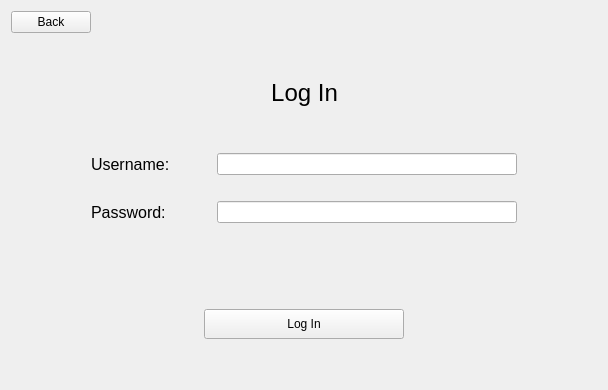
      <widget class="QWidget" name="log_in_form_page">
       <layout class="QVBoxLayout" name="verticalLayout_5">
        <item>
         <layout class="QVBoxLayout" name="verticalLayout_2">
          <item>
           <layout class="QHBoxLayout" name="horizontalLayout_6">
            <item>
             <widget class="QPushButton" name="backButton_2">
              <property name="text">
               <string>Back</string>
              </property>
             </widget>
            </item>
            <item>
             <spacer name="horizontalSpacer_61">
              <property name="orientation">
               <enum>Qt::Horizontal</enum>
              </property>
              <property name="sizeHint" stdset="0">
               <size>
                <width>40</width>
                <height>20</height>
               </size>
              </property>
             </spacer>
            </item>
            <item>
             <spacer name="horizontalSpacer_62">
              <property name="orientation">
               <enum>Qt::Horizontal</enum>
              </property>
              <property name="sizeHint" stdset="0">
               <size>
                <width>40</width>
                <height>20</height>
               </size>
              </property>
             </spacer>
            </item>
            <item>
             <spacer name="horizontalSpacer_63">
              <property name="orientation">
               <enum>Qt::Horizontal</enum>
              </property>
              <property name="sizeHint" stdset="0">
               <size>
                <width>40</width>
                <height>20</height>
               </size>
              </property>
             </spacer>
            </item>
           </layout>
          </item>
          <item>
           <spacer name="verticalSpacer">
            <property name="orientation">
             <enum>Qt::Vertical</enum>
            </property>
            <property name="sizeHint" stdset="0">
             <size>
              <width>20</width>
              <height>40</height>
             </size>
            </property>
           </spacer>
          </item>
          <item>
           <layout class="QHBoxLayout" name="horizontalLayout_4">
            <item>
             <spacer name="horizontalSpacer_3">
              <property name="orientation">
               <enum>Qt::Horizontal</enum>
              </property>
              <property name="sizeHint" stdset="0">
               <size>
                <width>40</width>
                <height>20</height>
               </size>
              </property>
             </spacer>
            </item>
            <item>
             <widget class="QLabel" name="label_log_in">
              <property name="font">
               <font>
                <pointsize>18</pointsize>
               </font>
              </property>
              <property name="text">
               <string>Log In</string>
              </property>
              <property name="alignment">
               <set>Qt::AlignCenter</set>
              </property>
             </widget>
            </item>
            <item>
             <spacer name="horizontalSpacer_4">
              <property name="orientation">
               <enum>Qt::Horizontal</enum>
              </property>
              <property name="sizeHint" stdset="0">
               <size>
                <width>40</width>
                <height>20</height>
               </size>
              </property>
             </spacer>
            </item>
           </layout>
          </item>
          <item>
           <spacer name="horizontalSpacer_12">
            <property name="orientation">
             <enum>Qt::Horizontal</enum>
            </property>
            <property name="sizeHint" stdset="0">
             <size>
              <width>40</width>
              <height>20</height>
             </size>
            </property>
           </spacer>
          </item>
          <item>
           <spacer name="horizontalSpacer_13">
            <property name="orientation">
             <enum>Qt::Horizontal</enum>
            </property>
            <property name="sizeHint" stdset="0">
             <size>
              <width>40</width>
              <height>20</height>
             </size>
            </property>
           </spacer>
          </item>
          <item>
           <layout class="QHBoxLayout" name="horizontalLayout_2">
            <item>
             <spacer name="horizontalSpacer_16">
              <property name="orientation">
               <enum>Qt::Horizontal</enum>
              </property>
              <property name="sizeHint" stdset="0">
               <size>
                <width>40</width>
                <height>20</height>
               </size>
              </property>
             </spacer>
            </item>
            <item>
             <spacer name="horizontalSpacer_6">
              <property name="orientation">
               <enum>Qt::Horizontal</enum>
              </property>
              <property name="sizeHint" stdset="0">
               <size>
                <width>40</width>
                <height>20</height>
               </size>
              </property>
             </spacer>
            </item>
            <item>
             <widget class="QLabel" name="label_username_log_in">
              <property name="font">
               <font>
                <pointsize>12</pointsize>
               </font>
              </property>
              <property name="text">
               <string>Username:</string>
              </property>
             </widget>
            </item>
            <item>
             <spacer name="horizontalSpacer_5">
              <property name="orientation">
               <enum>Qt::Horizontal</enum>
              </property>
              <property name="sizeHint" stdset="0">
               <size>
                <width>40</width>
                <height>20</height>
               </size>
              </property>
             </spacer>
            </item>
            <item>
             <widget class="QLineEdit" name="input_username_log_in">
              <property name="minimumSize">
               <size>
                <width>300</width>
                <height>0</height>
               </size>
              </property>
             </widget>
            </item>
            <item>
             <spacer name="horizontalSpacer_18">
              <property name="orientation">
               <enum>Qt::Horizontal</enum>
              </property>
              <property name="sizeHint" stdset="0">
               <size>
                <width>40</width>
                <height>20</height>
               </size>
              </property>
             </spacer>
            </item>
            <item>
             <spacer name="horizontalSpacer_7">
              <property name="orientation">
               <enum>Qt::Horizontal</enum>
              </property>
              <property name="sizeHint" stdset="0">
               <size>
                <width>40</width>
                <height>20</height>
               </size>
              </property>
             </spacer>
            </item>
           </layout>
          </item>
          <item>
           <spacer name="horizontalSpacer_11">
            <property name="orientation">
             <enum>Qt::Horizontal</enum>
            </property>
            <property name="sizeHint" stdset="0">
             <size>
              <width>40</width>
              <height>20</height>
             </size>
            </property>
           </spacer>
          </item>
          <item>
           <layout class="QHBoxLayout" name="horizontalLayout_3">
            <item>
             <spacer name="horizontalSpacer_17">
              <property name="orientation">
               <enum>Qt::Horizontal</enum>
              </property>
              <property name="sizeHint" stdset="0">
               <size>
                <width>40</width>
                <height>20</height>
               </size>
              </property>
             </spacer>
            </item>
            <item>
             <spacer name="horizontalSpacer_9">
              <property name="orientation">
               <enum>Qt::Horizontal</enum>
              </property>
              <property name="sizeHint" stdset="0">
               <size>
                <width>40</width>
                <height>20</height>
               </size>
              </property>
             </spacer>
            </item>
            <item>
             <widget class="QLabel" name="label_password_log_in">
              <property name="font">
               <font>
                <pointsize>12</pointsize>
               </font>
              </property>
              <property name="text">
               <string>Password: </string>
              </property>
             </widget>
            </item>
            <item>
             <spacer name="horizontalSpacer_8">
              <property name="orientation">
               <enum>Qt::Horizontal</enum>
              </property>
              <property name="sizeHint" stdset="0">
               <size>
                <width>40</width>
                <height>20</height>
               </size>
              </property>
             </spacer>
            </item>
            <item>
             <widget class="QLineEdit" name="input_password_log_in">
              <property name="minimumSize">
               <size>
                <width>300</width>
                <height>0</height>
               </size>
              </property>
              <property name="echoMode">
               <enum>QLineEdit::Password</enum>
              </property>
             </widget>
            </item>
            <item>
             <spacer name="horizontalSpacer_19">
              <property name="orientation">
               <enum>Qt::Horizontal</enum>
              </property>
              <property name="sizeHint" stdset="0">
               <size>
                <width>40</width>
                <height>20</height>
               </size>
              </property>
             </spacer>
            </item>
            <item>
             <spacer name="horizontalSpacer_10">
              <property name="orientation">
               <enum>Qt::Horizontal</enum>
              </property>
              <property name="sizeHint" stdset="0">
               <size>
                <width>40</width>
                <height>20</height>
               </size>
              </property>
             </spacer>
            </item>
           </layout>
          </item>
          <item>
           <spacer name="horizontalSpacer_14">
            <property name="orientation">
             <enum>Qt::Horizontal</enum>
            </property>
            <property name="sizeHint" stdset="0">
             <size>
              <width>40</width>
              <height>20</height>
             </size>
            </property>
           </spacer>
          </item>
          <item>
           <widget class="QLabel" name="loading_gif_login">
            <property name="text">
             <string/>
            </property>
            <property name="alignment">
             <set>Qt::AlignCenter</set>
            </property>
           </widget>
          </item>
          <item>
           <spacer name="verticalSpacer_3">
            <property name="orientation">
             <enum>Qt::Vertical</enum>
            </property>
            <property name="sizeHint" stdset="0">
             <size>
              <width>20</width>
              <height>40</height>
             </size>
            </property>
           </spacer>
          </item>
          <item>
           <layout class="QHBoxLayout" name="horizontalLayout_5">
            <item>
             <spacer name="horizontalSpacer">
              <property name="orientation">
               <enum>Qt::Horizontal</enum>
              </property>
              <property name="sizeHint" stdset="0">
               <size>
                <width>40</width>
                <height>20</height>
               </size>
              </property>
             </spacer>
            </item>
            <item>
             <widget class="QPushButton" name="log_in_Button">
              <property name="minimumSize">
               <size>
                <width>200</width>
                <height>30</height>
               </size>
              </property>
              <property name="text">
               <string>Log In</string>
              </property>
             </widget>
            </item>
            <item>
             <spacer name="horizontalSpacer_2">
              <property name="orientation">
               <enum>Qt::Horizontal</enum>
              </property>
              <property name="sizeHint" stdset="0">
               <size>
                <width>40</width>
                <height>20</height>
               </size>
              </property>
             </spacer>
            </item>
           </layout>
          </item>
          <item>
           <spacer name="verticalSpacer_2">
            <property name="orientation">
             <enum>Qt::Vertical</enum>
            </property>
            <property name="sizeHint" stdset="0">
             <size>
              <width>20</width>
              <height>40</height>
             </size>
            </property>
           </spacer>
          </item>
         </layout>
        </item>
       </layout>
      </widget>
